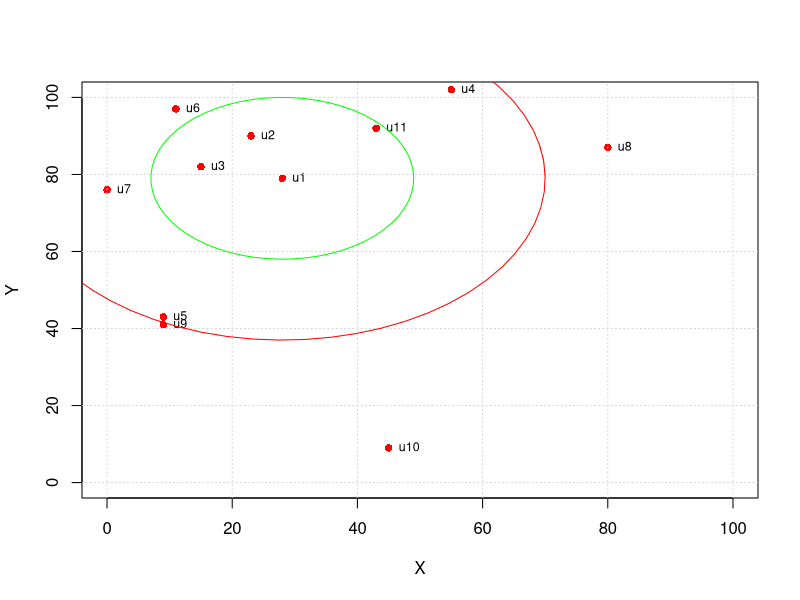

This figure's R source:
# Peter Ivanics
# 05.11.2016.
# University of Helsinki

# install.packages(plotrix) # execute if plotrix is not installed
require(plotrix)

getUserCoordinatesAsNumber = function(user) {
  return (c(as.numeric(user$x), as.numeric(user$y)))
}

plotPoints = function(points) {
  plot(points$x, points$y, col='red', pch=16, xlab = "X", ylab = "Y", xlim = c(0, 100), ylim = c(0, 100))
  text(x = points$x, y = points$y, labels = points$user, cex = 0.75, pos = 4)
  grid()
}

isInCircle = function(point, middle, radius) {
  dx = abs(point[1] - middle[1])
  dy = abs(point[2] - middle[2])
  
  if (dx * dx + dy * dy <= radius * radius) {
    return(TRUE)
  } else { 
    return(FALSE)
  }
}

drawCircle = function(x, y, radius, col = "black") {
  alpha = seq(0, 2.1 * pi, by = 0.1);
  lines(x + radius * cos(alpha), y + radius * sin(alpha), col = col)
}

# loading data
data = read.csv("user_coordinates.csv", header = TRUE, sep = ";")

# configuration
middleUserIndex = 1
middleUser = data[middleUserIndex,]
middleUserCoordinates = getUserCoordinatesAsNumber(middleUser)
errorRate = 42

# visualization
plotPoints(data)
drawCircle(x = middleUserCoordinates[1], y = middleUserCoordinates[2], r = errorRate, col = "red")
drawCircle(x = middleUserCoordinates[1], y = middleUserCoordinates[2], r = errorRate / 2, col = "green")

# counting users in the given range
counter = 0
for (i in 1:nrow(data)) {
  nextUserCoordinates = getUserCoordinatesAsNumber(user = data[i,])
  
  if(isInCircle(point = nextUserCoordinates, middle = middleUserCoordinates, radius = errorRate)) {
    counter = counter + 1
  }
}

sprintf("There are %d users in the error range (%d) from user %d", counter, errorRate, middleUserIndex)